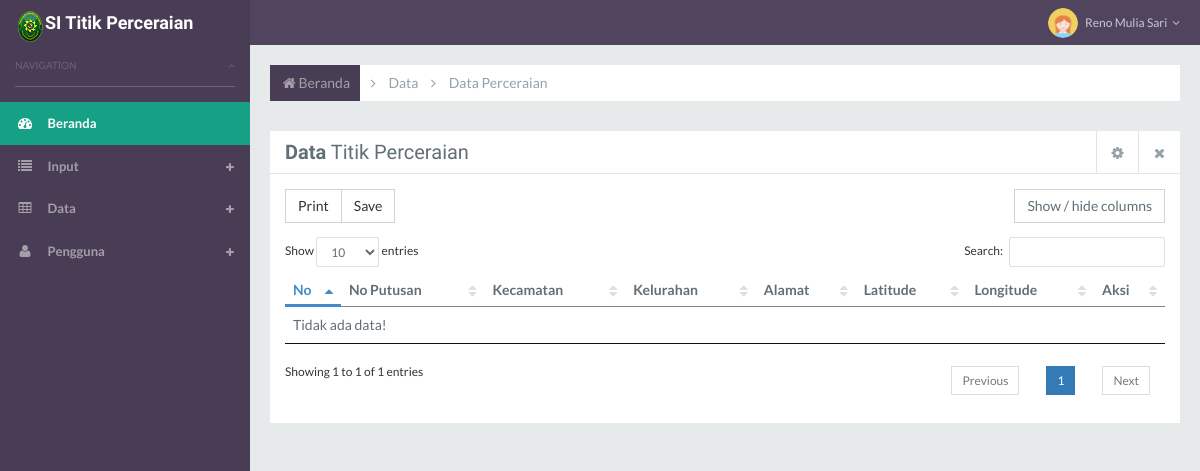
/list-data.php (signed in), run on an earlier commit of the app's database.
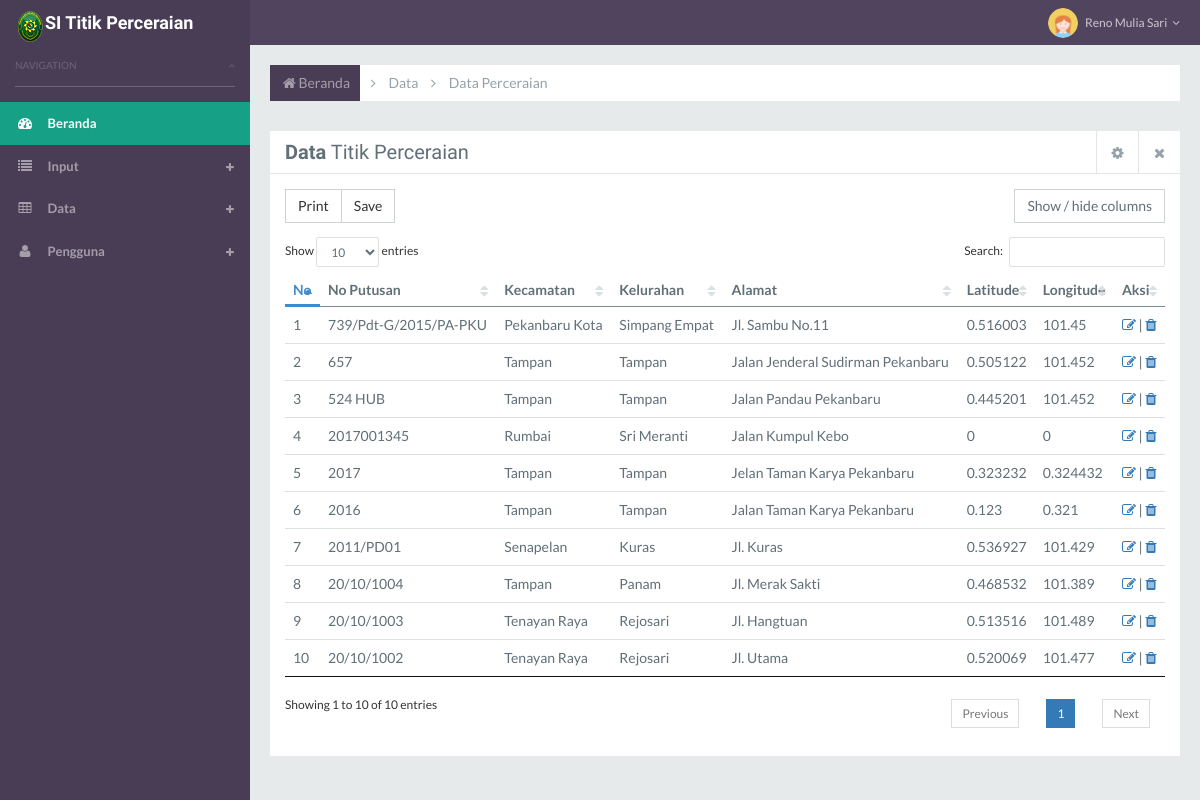
And on a later commit of the database.
### tables this page shows
CREATE TABLE IF NOT EXISTS `data_cerai` (
  `id` int(11) NOT NULL,
  `np` varchar(100) NOT NULL,
  `kec` text NOT NULL,
  `kel` varchar(15) NOT NULL,
  `alamat` varchar(50) NOT NULL,
  `lat` float DEFAULT NULL,
  `lng` float DEFAULT NULL
);

### list-data.php (the view, shortened to what this page needs)
<?php
include('header.php');
?>
<link rel="stylesheet" href="assets/js/vendor/datatables/css/jquery.dataTables.min.css">
        <link rel="stylesheet" href="assets/js/vendor/datatables/datatables.bootstrap.min.css">
        <link rel="stylesheet" href="assets/js/vendor/datatables/extensions/ColReorder/css/dataTables.colReorder.min.css">
        <link rel="stylesheet" href="assets/js/vendor/datatables/extensions/Responsive/css/dataTables.responsive.css">
        <link rel="stylesheet" href="assets/js/vendor/datatables/extensions/ColVis/css/dataTables.colVis.min.css">
        <link rel="stylesheet" href="assets/js/vendor/datatables/extensions/TableTools/css/dataTables.tableTools.min.css">
            <section id="content">
                <div class="page page-tables-datatables">
                    <div class="pageheader">
                        <div class="page-bar">
                            <ul class="page-breadcrumb">
                                <li>
                                    <a href="index.html"><i class="fa fa-home"></i> Beranda</a>
                                </li>
                                <li>
                                    <a href="#">Data</a>
                                </li>
                                <li>
                                    <a href="list-data.php">Data Perceraian</a>
                                </li>
                            </ul>
                        </div>
                    </div>
                    <div class="row">
                        <div class="col-md-12">
                            <section class="tile">
                                <div class="tile-header dvd dvd-btm">
                                    <h1 class="custom-font"><strong>Data</strong> Titik Perceraian</h1>
                                    <ul class="controls">
                                        <li class="dropdown">
                                            <a role="button" tabindex="0" class="dropdown-toggle settings" data-toggle="dropdown">
                                                <i class="fa fa-cog"></i>
                                            </a>
                                        </li>
                                        <li class="remove"><a role="button" tabindex="0" class="tile-close"><i class="fa fa-times"></i></a></li>
                                    </ul>
                                </div>
                                <div class="tile-body">
                                    <div class="row">
                                        <div class="col-md-6"><div id="tableTools"></div></div>
                                        <div class="col-md-6"><div id="colVis"></div></div>
                                    </div>
                                    <table class="table table-custom" id="advanced-usage">
                                        <thead>
                                        <tr>
                                            <th>No</th>
                                            <th>No Putusan</th>
                                            <th>Kecamatan</th>
                                            <th>Kelurahan</th>
                                            <th>Alamat</th>
                                            <th>Latitude</th>
                                            <th>Longitude</th>
                                            <th>Aksi</th>
                                        </tr>
                                        </thead>
                                        <tbody>
                            <?php
                            $query = mysql_query("SELECT * FROM data_cerai ORDER BY np DESC ") or die(mysql_error());
                            if(mysql_num_rows($query) == 0){
                                echo '<tr><td colspan="6">Tidak ada data!</td></tr>';
                            }else{
                                $no = 1;
                                while($data = mysql_fetch_assoc($query)){
                                    echo '<tr>';
                                        echo '<td>'.$no.'</td>';
                                        echo '<td>'.$data['np'].'</td>';
                                        echo '<td>'.$data['kec'].'</td>';
                                        echo '<td>'.$data['kel'].'</td>';
                                        echo '<td>'.$data['alamat'].'</td>';
                                        echo '<td>'.$data['lat'].'</td>';
                                        echo '<td>'.$data['lng'].'</td>';
                                        echo '<td>
                                        <a href=edit-new.php?id='.$data['id'].'><i class="fa fa-pencil-square-o" aria-hidden="true"></i></a> |
                                        <a href="hapus-list.php?id='.$data['id'].'" onclick="return confirm(\'Anda ingin menghapus data?\')"><i class="fa fa-trash" aria-hidden="true"></i>
</a></td>';
                                    echo '</tr>';
                                    $no++;
                                }
                            }
                            ?>
                                        </tbody>
                                    </table>
                                </div>
                            </section>
                        </div>
                    </div>
                </div>
            </section>
        </div>
<div class="tile-widget bg-greensea">
                                <a href="www.github.com/renomuliasari">Reno Mulia Sari</a>
                                </div>
    </body>
</html>

### header.php (shortened to what this page needs)
<!doctype html>
 <html class="no-js" lang="">
<head>
<link rel="stylesheet" href="assets/css/vendor/bootstrap.min.css">
<link rel="stylesheet" href="assets/css/vendor/animate.css">
<link rel="stylesheet" href="assets/css/vendor/font-awesome.min.css">
<link rel="stylesheet" href="assets/js/vendor/animsition/css/animsition.min.css">
<link rel="stylesheet" href="assets/js/vendor/daterangepicker/daterangepicker-bs3.css">
<link rel="stylesheet" href="assets/js/vendor/morris/morris.css">
<link rel="stylesheet" href="assets/js/vendor/owl-carousel/owl.carousel.css">
<link rel="stylesheet" href="assets/js/vendor/owl-carousel/owl.theme.css">
<link rel="stylesheet" href="assets/js/vendor/rickshaw/rickshaw.min.css">
<link rel="stylesheet" href="assets/js/vendor/datetimepicker/css/bootstrap-datetimepicker.min.css">
<link rel="stylesheet" href="assets/js/vendor/datatables/css/jquery.dataTables.min.css">
<link rel="stylesheet" href="assets/js/vendor/datatables/datatables.bootstrap.min.css">
<link rel="stylesheet" href="assets/js/vendor/chosen/chosen.css">
<link rel="stylesheet" href="assets/js/vendor/summernote/summernote.css">
<link rel="stylesheet" href="assets/css/main.css">
</head>
<body id="minovate" class="appWrapper">
<div id="wrap" class="animsition">
  <section id="header">
      <header class="clearfix">
          <div class="branding">
              <a class="brand" href="menus-admin.php">
                  <span><strong>SI Titik Perceraian</strong></span>
              </a>
          </div>
          <ul class="nav-right pull-right list-inline">
              <li class="dropdown nav-profile">
                  <a href class="dropdown-toggle" data-toggle="dropdown">
                      <img src="assets/images/admin.png" alt="" class="img-circle size-30x30">
                      <span>Reno Mulia Sari<i class="fa fa-angle-down"></i></span>
                  </a>
              </li>
          </ul>
      </header>
  </section>
  <div id="controls">
      <aside id="sidebar">
          <div id="sidebar-wrap">
              <div class="panel-group slim-scroll" role="tablist">
                  <div class="panel panel-default">
                      <div class="panel-heading" role="tab">
                          <h4 class="panel-title">
                              <a data-toggle="collapse" href="#sidebarNav">
                                  Navigation <i class="fa fa-angle-up"></i>
                              </a>
                          </h4>
                      </div>
                      <div id="sidebarNav" class="panel-collapse collapse in" role="tabpanel">
                          <div class="panel-body">
                              <ul id="navigation">
                                  <li class="active"><a href="menus-admin.php"><i class="fa fa-dashboard"></i> <span>Beranda</span></a></li>
                                  <li>
                                      <a role="button" tabindex="0"><i class="fa fa-list"></i> <span>Input</span></a>
                                  </li>
                                  <li>
                                      <a role="button" tabindex="0"><i class="fa fa-table"></i> <span>Data</span></a>
                                  </li>
                                  <li>
                                      <a role="button" tabindex="0"><i class="fa fa-user"></i> <span>Pengguna</span></a>
                                  </li>
                              </ul>
                          </div>
                      </div>
                  </div>
              </div>
          </div>
      </aside>
  </div>

What changed in the data, as far as the page shows it:
added data_cerai: np "739/Pdt-G/2015/PA-PKU", kec "Pekanbaru Kota", kel "Simpang Empat", alamat "Jl. Sambu No.11", lat "0.516003", lng "101.45"
added data_cerai: np "657", kec "Tampan", kel "Tampan", alamat "Jalan Jenderal Sudirman Pekanbaru", lat "0.505122", lng "101.452"
added data_cerai: np "524 HUB", kec "Tampan", kel "Tampan", alamat "Jalan Pandau Pekanbaru", lat "0.445201", lng "101.452"
added data_cerai: np "2017001345", kec "Rumbai", kel "Sri Meranti", alamat "Jalan Kumpul Kebo", lat "0", lng "0"
added data_cerai: np "2017", kec "Tampan", kel "Tampan", alamat "Jelan Taman Karya Pekanbaru", lat "0.323232", lng "0.324432"
added data_cerai: np "2016", kec "Tampan", kel "Tampan", alamat "Jalan Taman Karya Pekanbaru", lat "0.123", lng "0.321"
added data_cerai: np "2011/PD01", kec "Senapelan", kel "Kuras", alamat "Jl. Kuras", lat "0.536927", lng "101.429"
added data_cerai: np "20/10/1004", kec "Tampan", kel "Panam", alamat "Jl. Merak Sakti", lat "0.468532", lng "101.389"
added data_cerai: np "20/10/1003", kec "Tenayan Raya", kel "Rejosari", alamat "Jl. Hangtuan", lat "0.513516", lng "101.489"
added data_cerai: np "20/10/1002", kec "Tenayan Raya", kel "Rejosari", alamat "Jl. Utama", lat "0.520069", lng "101.477"
Also different on the page:
text written by a page script: "Show entries Search: Showing 1 to 1 of 1 entries Previous 1 Next" → "Show entries Search: Showing 1 to 10 of 10 entries Previous 1 Next"
text no longer shown: "Tidak ada data!"
